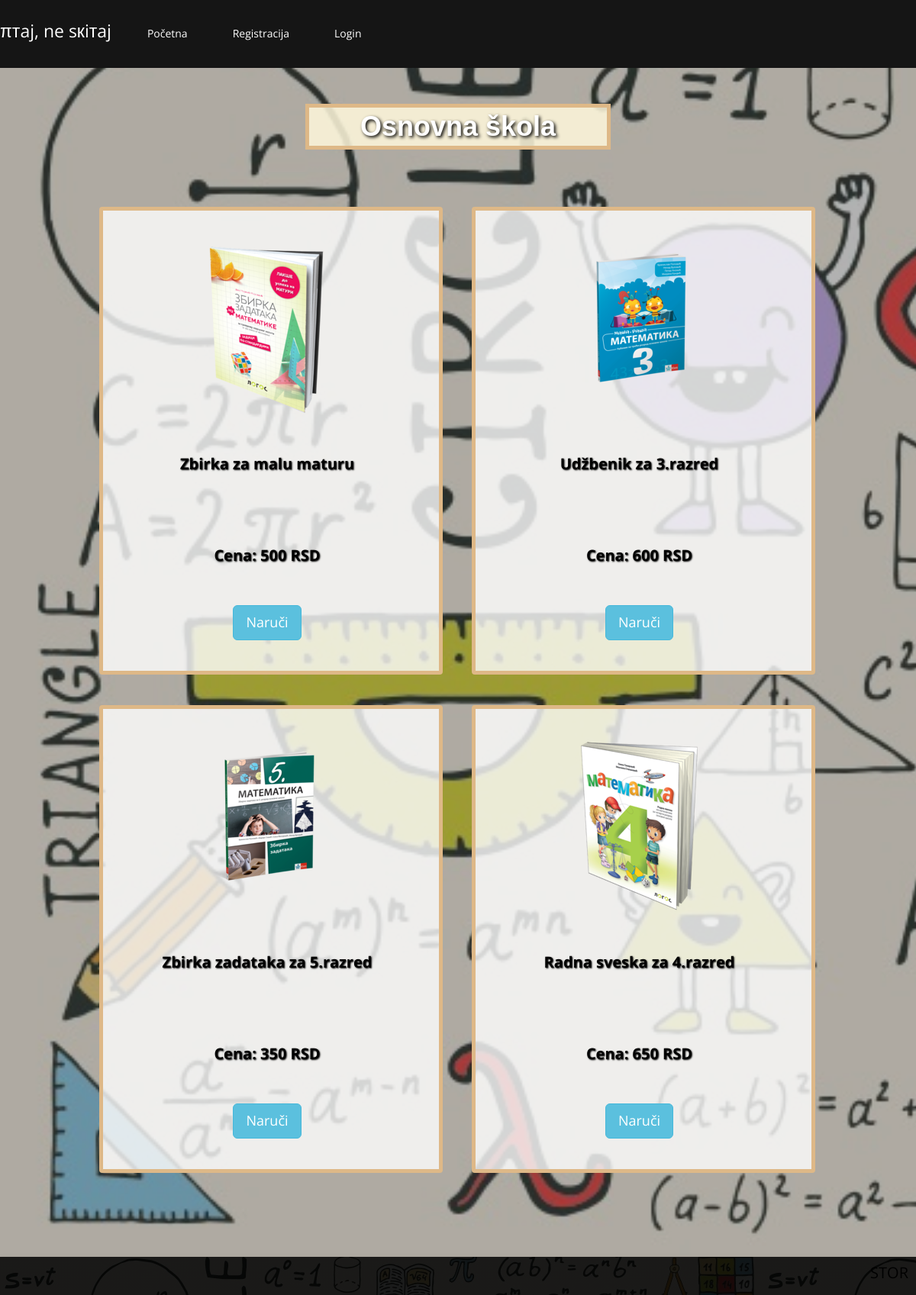
Screenshot of /events1.php with the database file from the repository.
### tables this page shows
CREATE TABLE `event` (
  `eventID` int(11) NOT NULL,
  `naziv` varchar(255) NOT NULL,
  `cena` double NOT NULL,
  `slika` varchar(255) NOT NULL
);

### db.php (called while the page is built, shortened)
<?php
class MysqliDb
{
    protected $_mysqli;
    protected $_query;
    protected $_where = array();
    public function __construct($host, $username, $password, $db, $port = NULL)
    {
        if($port == NULL)
            $port = ini_get('mysqli.default_port');
        $this->_mysqli = new mysqli($host, $username, $password, $db, $port)
            or die('There was a problem connecting to the database');
        $this->_mysqli->set_charset('utf8');
    }
    protected function reset()
    {
        $this->_where = array();
        $this->_query = null;
    }
    public function get($tableName, $numRows = null, $columns = '*')
    {
        $column = is_array($columns) ? implode(', ', $columns) : $columns;
        $this->_query = "SELECT $column FROM $tableName";
        $stmt = $this->_buildQuery($numRows);
        $stmt->execute();
        return $this->_dynamicBindResults($stmt);
    }
    protected function _buildQuery($numRows = null, $tableData = null)
    {
        $hasTableData = is_array($tableData);
        $hasConditional = !empty($this->_where);
        $stmt = $this->_prepareQuery();
        return $stmt;
    }
    protected function _dynamicBindResults(mysqli_stmt $stmt)
    {
        $parameters = array();
        $results = array();
        $meta = $stmt->result_metadata();
        $row = array();
        while ($field = $meta->fetch_field()) {
            $row[$field->name] = null;
            $parameters[] = & $row[$field->name];
        }
        call_user_func_array(array($stmt, 'bind_result'), $parameters);
        while ($stmt->fetch()) {
            $x = array();
            foreach ($row as $key => $val) {
                $x[$key] = $val;
            }
            array_push($results, $x);
        }
        return $results;
    }
    protected function _prepareQuery()
    {
        if (!$stmt = $this->_mysqli->prepare($this->_query)) {
            trigger_error("Problem preparing query ($this->_query) " . $this->_mysqli->error, E_USER_ERROR);
        }
        return $stmt;
    }
}

### init.php (called while the page is built, shortened)
<?php
require('db.php');
$db = new MysqliDb('localhost','root','','casovi');
?>

### events1.php (the view, shortened to what this page needs)
<?php
	include("init.php");
?>
<!DOCTYPE html>
<html lang="en">
<head>
	<?php
		include("head.php");
	?>
</head>
<body class="homepage">
	<?php include("headermeni.php"); ?>
	<section id="vesti" >
	   <div class="container">
            <div class="center wow fadeInDown">
				<br><br><br>
                <h2>Osnovna škola</h2>
            </div>
            <div class="row">
                <?php
					$events = $db->get("event");
					foreach($events as $event):
				?>
			<?php
					if($event["eventID"] == 4) {
							?>
							<div class="col-sm-5">
                    <div class="vest wow fadeInDown" style = "width: 450px;height: auto;margin: 0 100px 40px;">
						<div class="text-center">
                            <img class=" img img-responsive" src="slike/<?php echo($event["slika"]); ?>"style = "margin-left: auto;margin-right: auto;">
							<h3 class="vest-heading"><?php echo($event["naziv"]); ?></h3>
							<h3 class="vest-heading">Cena: <?php echo($event["cena"]); ?> RSD</h3>
							<a class="btn btn-info btn-lg" href="naruci.php?id=<?php echo($event["eventID"]); ?>"> Naruči </a>
						</div>
                    </div>
                </div>
								<?php } ?>
								<?php
					if($event["eventID"] == 5) {
							?>
							<div class="col-sm-5">
                    <div class="vest wow fadeInDown"style = "width: 450px;height: auto;margin: 0 100px 40px;">
						<div class="text-center">
                            <img class=" img img-responsive" src="slike/<?php echo($event["slika"]); ?>"style = "margin-left: auto;margin-right: auto;">
							<h3 class="vest-heading"><?php echo($event["naziv"]); ?></h3>
							<h3 class="vest-heading">Cena: <?php echo($event["cena"]); ?> RSD</h3>
							<a class="btn btn-info btn-lg" href="naruci.php?id=<?php echo($event["eventID"]); ?>"> Naruči </a>
						</div>
                    </div>
                </div>
								<?php } ?>
								<?php
					if($event["eventID"] == 6) {
							?>
							<div class="col-sm-5">
                    <div class="vest wow fadeInDown"style = "width: 450px;height: auto;margin: 0 100px 40px;">
						<div class="text-center">
                            <img class=" img img-responsive" src="slike/<?php echo($event["slika"]); ?>"style = "margin-left: auto;margin-right: auto;">
							<h3 class="vest-heading"><?php echo($event["naziv"]); ?></h3>
							<h3 class="vest-heading">Cena: <?php echo($event["cena"]); ?> RSD</h3>
							<a class="btn btn-info btn-lg" href="naruci.php?id=<?php echo($event["eventID"]); ?>"> Naruči </a>
						</div>
                    </div>
                </div>
								<?php } ?>
								<?php
					if($event["eventID"] == 7) {
							?>
							<div class="col-sm-5">
                    <div class="vest wow fadeInDown"style = "width: 450px;height: auto;margin: 0 100px 40px;">
						<div class="text-center">
                            <img class=" img img-responsive" src="slike/<?php echo($event["slika"]); ?>"style = "margin-left: auto;margin-right: auto;">
							<h3 class="vest-heading"><?php echo($event["naziv"]); ?></h3>
							<h3 class="vest-heading">Cena: <?php echo($event["cena"]); ?> RSD</h3>
							<a class="btn btn-info btn-lg" href="naruci.php?id=<?php echo($event["eventID"]); ?>"> Naruči </a>
						</div>
                    </div>
                </div>
								<?php } ?>
				<?php endforeach; ?>
            </div>
        </div>
    </section>
	<footer>
			STOR
	</footer>
</body>
</html>

### head.php (shortened to what this page needs)
<link href="css/bootstrap.min.css" rel="stylesheet">
<link href="css/font-awesome.min.css" rel="stylesheet">
<link href="css/animate.min.css" rel="stylesheet">
<link href="css/main.css" rel="stylesheet">
<link href="https://afeld.github.io/emoji-css/emoji.css" rel="stylesheet">

### headerMeni.php (shortened to what this page needs)
<header id="header">
<nav class="navbar navbar-inverse navbar-fixed-top">
              <div class="container-fluid">
                <div class="navbar-header">
                    <a class="navbar-brand" href="#" style="font-size: 23px">   &#960тaj, ne sкiтaj</a>
                </div>
					<ul class="nav navbar-nav">
                    <li><a href="index.php">Početna</a></li>
							<?php if($_SESSION['ulogovan'] == 1){
									if($_SESSION['rola'] == 'admin'){
							?>
								<li><a href="opcije.php">Opcije</a></li>
                                <li><a href="pregledNarudzbina.php">Porucene knjige</a></li>
                                <li><a href="dodajEvent.php">Dodavanje knjiga u prodavnicu</a></li>
                            <?php } ?>
                            <?php if($_SESSION['rola'] == 'korisnik'){
							?>
                                <li> <a href = "tf.php">Zakaži čas</li>
                            <?php } ?>
								<li>
								<a href="events.php">Knjige</a>
                            </li>
                            <li>
								<a href="indexDownload.php">Download sekcija</a>
                            </li>
							<li>
								<a href="logout.php">Logout</a>
                            </li>
						<?php }else{ ?>
							<li ><a href="registracija.php">Registracija</a></li>
							<li>
								<a href="login.php">Login</a>
                            </li>
						<?php }; ?>
                </ul>
                </div>
        </nav>
    </header>

### css/main.css (style rules this page uses)
body { background: #fff; font-family: 'Open Sans', sans-serif; color:#4e4e4e; line-height: 22px; }
h1, h2, h3, h4, h5, h6 { font-weight: 600; font-family: 'Open Sans', sans-serif; color:#4e4e4e; }
h2 { font-size: 20px; }
h3 { font-size: 16px; color: #787878; font-weight: 400; line-height: 110px; }
a { color: #000000; -webkit-transition: color 300ms, background-color 300ms; -moz-transition: color 300ms, background-color 300ms; -o-transition: color 300ms, background-color 300ms; transition: color 300ms, background-color 300ms; }
.center h2 { font-size: 36px; margin-top: 0; margin-bottom: 20px; }
body > section { padding: 70px 0; }
.center { text-align: center; padding-bottom: 55px; }
.navbar-brand { padding: 0; margin:0; }
.navbar { border-radius: 0; margin-bottom: 0; background: #151515; padding: 15px 0; padding-bottom: 0; }
.navbar-nav { margin-top: 12px; }
.navbar-nav>li { margin-left: 35px; padding-bottom: 28px; }
.navbar-inverse .navbar-nav > li > a { padding: 5px 12px; margin: 0; border-radius: 3px; color: #fff; line-height: 24px; display: inline-block; }
.navbar-inverse { border: none; }
.navbar-inverse .navbar-brand { font-size: 36px; line-height: 50px; color: #fff; }
#vesti { background-image: linear-gradient(rgba(0, 0, 0, 0.3), rgba(0, 0, 0, 0.3)), url("cover.jpg"); background-size: cover; }
#vesti .tekstVest, #vesti h2 { color: #fff; }
.vest { padding: 40px 40px 40px 30px; background: rgba(255,255,255,0.8); border-radius: 4px; margin: 0 0 40px; border: 5px solid BurlyWood; }
.vest h3,#vesti h1 { font-size: 20px; margin: 10px 0px; font-weight: bold; color: #000000; text-shadow: 1px 1px 2px #000000; }
footer { background-color: rgba(0,0,0,.85); -webkit-box-shadow: 0 3px 8px rgba(0, 0, 0, 0.125); -moz-box-shadow: 0 3px 8px rgba(0, 0, 0, 0.125); box-shadow: 0 3px 8px rgba(0, 0, 0, 0.125); height: 50px; color: #000000; font-size: 20px; text-align: right; padding: 10px; }

### headerMeni.php (style rules this page uses)
body { background-color: #F5DEB3; background-image: linear-gradient(rgba(0, 0, 0, 0.3), rgba(0, 0, 0, 0.3)), url("cover.jpg"); background-attachment: fixed; background-repeat: repeat; background-position: center; }
h2 { border: 5px solid BurlyWood; font-family: Arial, Sans-serif; color: BurlyWood; text-shadow: 2px 2px 4px #000000; background-color: rgba(255,248,220, 0.85); width: 400px; height: auto; margin-top: 50px; margin-bottom: 0; margin-left: auto; margin-right: auto; padding: 4pt; position: static; }

### rows the page displays
event: slika (picture), naziv "Zbirka za malu maturu", cena "500"
event: slika (picture), naziv "Udžbenik za 3.razred", cena "600"
event: slika (picture), naziv "Zbirka zadataka za 5.razred", cena "350"
event: slika (picture), naziv "Radna sveska za 4.razred", cena "650"
